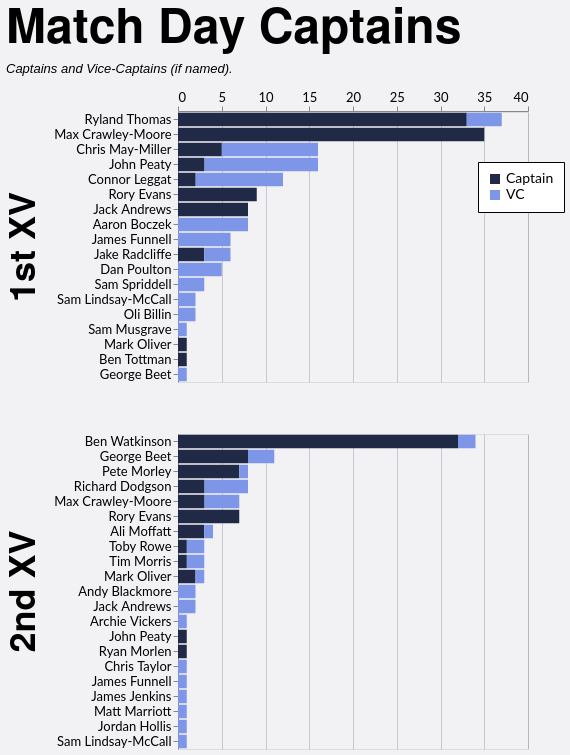

Write a Vega-Lite specification for this figure.
### Vega-Lite specification from a JSON file in a GitHub repository (floating-point values rounded to 4 significant figures)
{"config": {"axis": {"labelFont": "Lato, sans-serif", "titleFont": "PT Sans Narrow, Helvetica Neue, Helvetica, Arial, sans-serif", "labelFontSize": 13, "titleFontSize": 24, "gridColor": "#202947", "gridOpacity": 0.2}, "header": {"labelFont": "PT Sans Narrow, Helvetica Neue, Helvetica, Arial, sans-serif", "titleFont": "PT Sans Narrow, Helvetica Neue, Helvetica, Arial, sans-serif", "labelFontSize": 24, "titleFontSize": 28, "labelFontWeight": "bold", "orient": "left"}, "legend": {"labelFont": "Lato, sans-serif", "titleFont": "PT Sans Narrow, Helvetica Neue, Helvetica, Arial, sans-serif", "labelFontSize": 14, "titleFontSize": 16, "titlePadding": 5, "fillColor": "white", "strokeColor": "black", "padding": 10, "titleFontWeight": "lighter", "titleFontStyle": "italic", "titleColor": "gray", "offset": 10}, "title": {"font": "PT Sans Narrow, Helvetica Neue, Helvetica, Arial, sans-serif", "fontSize": 48, "fontWeight": "bold", "anchor": "start", "align": "center", "titlePadding": 20, "subtitlePadding": 10, "subtitleFontSize": 13, "subtitleColor": "", "subtitleFontStyle": "italic", "offset": 15, "color": "black"}, "axisX": {"labelAngle": 0}, "facet": {"title": null, "header": null, "align": {"row": "each", "column": "each"}}, "resolve": {"scale": {"y": "independent", "facet": "independent"}}, "background": "#f2f1f4"}, "data": {"name": "data-6934c8b916c3dccdb3a5eb8cfada9502"}, "mark": {"type": "bar"}, "encoding": {"color": {"field": "is_captain", "legend": {"labelExpr": "datum.value ? 'Captain' : 'VC'", "legendX": 300, "legendY": 50, "orient": "none", "title": null}, "scale": {"domain": [true, false], "range": ["#202946", "#7d96e8"]}, "type": "nominal"}, "order": {"field": "is_captain", "sort": "descending", "type": "nominal"}, "row": {"field": "squad", "header": {"labelExpr": "datum.value + ' XV'", "labelFontSize": 36, "title": null}, "spacing": 50, "title": null, "type": "nominal"}, "tooltip": [{"field": "player", "type": "nominal"}, {"field": "squad", "type": "nominal"}, {"aggregate": "sum", "field": "games", "type": "quantitative"}, {"field": "is_captain", "type": "nominal"}], "x": {"aggregate": "sum", "axis": {"orient": "top", "title": null}, "field": "games", "type": "quantitative"}, "y": {"field": "player", "sort": "-x", "title": null, "type": "nominal"}}, "height": {"step": 15}, "resolve": {"scale": {"y": "independent"}}, "title": {"text": "Match Day Captains", "subtitle": "Captains and Vice-Captains (if named)."}, "width": 350, "$schema": "https://vega.github.io/schema/vega-lite/v5.20.1.json", "datasets": {"data-6934c8b916c3dccdb3a5eb8cfada9502": [{"player": "Ryland Thomas", "squad": "1st", "season": "2024/25", "game_type": "League", "is_captain": true, "games": 15}, {"player": "Max Crawley-Moore", "squad": "1st", "season": "2022/23", "game_type": "League", "is_captain": true, "games": 15}, {"player": "Ryland Thomas", "squad": "1st", "season": "2023/24", "game_type": "League", "is_captain": true, "games": 13}, {"player": "Connor Leggat", "squad": "1st", "season": "2023/24", "game_type": "League", "is_captain": false, "games": 9}, {"player": "Ben Watkinson", "squad": "2nd", "season": "2022/23", "game_type": "League", "is_captain": true, "games": 9}, {"player": "Ben Watkinson", "squad": "2nd", "season": "2021/22", "game_type": "League", "is_captain": true, "games": 9}, {"player": "Chris May-Miller", "squad": "1st", "season": "2024/25", "game_type": "League", "is_captain": false, "games": 9}, {"player": "Ben Watkinson", "squad": "2nd", "season": "2023/24", "game_type": "League", "is_captain": true, "games": 9}, {"player": "Max Crawley-Moore", "squad": "1st", "season": "2021/22", "game_type": "League", "is_captain": true, "games": 8}, {"player": "Rory Evans", "squad": "1st", "season": "2025/26", "game_type": "League", "is_captain": true, "games": 6}, {"player": "Chris May-Miller", "squad": "1st", "season": "2024/25", "game_type": "League", "is_captain": true, "games": 5}, {"player": "Dan Poulton", "squad": "1st", "season": "2023/24", "game_type": "League", "is_captain": false, "games": 5}, {"player": "Max Crawley-Moore", "squad": "1st", "season": "2023/24", "game_type": "League", "is_captain": true, "games": 5}, {"player": "Jack Andrews", "squad": "1st", "season": "2021/22", "game_type": "Friendly", "is_captain": true, "games": 5}, {"player": "George Beet", "squad": "2nd", "season": "2025/26", "game_type": "League", "is_captain": true, "games": 4}, {"player": "Aaron Boczek", "squad": "1st", "season": "2025/26", "game_type": "League", "is_captain": false, "games": 4}, {"player": "John Peaty", "squad": "1st", "season": "2021/22", "game_type": "League", "is_captain": false, "games": 4}, {"player": "Pete Morley", "squad": "2nd", "season": "2024/25", "game_type": "League", "is_captain": true, "games": 4}, {"player": "Max Crawley-Moore", "squad": "2nd", "season": "2023/24", "game_type": "League", "is_captain": false, "games": 4}, {"player": "John Peaty", "squad": "1st", "season": "2022/23", "game_type": "League", "is_captain": false, "games": 4}, {"player": "Jack Andrews", "squad": "1st", "season": "2021/22", "game_type": "League", "is_captain": true, "games": 3}, {"player": "Rory Evans", "squad": "2nd", "season": "2024/25", "game_type": "League", "is_captain": true, "games": 3}, {"player": "John Peaty", "squad": "1st", "season": "2024/25", "game_type": "League", "is_captain": false, "games": 3}, {"player": "Pete Morley", "squad": "2nd", "season": "2024/25", "game_type": "Friendly", "is_captain": true, "games": 3}, {"player": "Rory Evans", "squad": "2nd", "season": "2024/25", "game_type": "Friendly", "is_captain": true, "games": 3}, {"player": "Max Crawley-Moore", "squad": "1st", "season": "2022/23", "game_type": "Cup", "is_captain": true, "games": 3}, {"player": "Ryland Thomas", "squad": "1st", "season": "2023/24", "game_type": "Cup", "is_captain": true, "games": 3}, {"player": "Richard Dodgson", "squad": "2nd", "season": "2022/23", "game_type": "League", "is_captain": false, "games": 3}, {"player": "James Funnell", "squad": "1st", "season": "2021/22", "game_type": "Friendly", "is_captain": false, "games": 3}, {"player": "Jake Radcliffe", "squad": "1st", "season": "2025/26", "game_type": "League", "is_captain": true, "games": 3}, {"player": "Ryland Thomas", "squad": "1st", "season": "2023/24", "game_type": "League", "is_captain": false, "games": 3}, {"player": "Sam Spriddell", "squad": "1st", "season": "2024/25", "game_type": "League", "is_captain": false, "games": 3}, {"player": "Chris May-Miller", "squad": "1st", "season": "2024/25", "game_type": "Cup", "is_captain": false, "games": 2}, {"player": "Jake Radcliffe", "squad": "1st", "season": "2025/26", "game_type": "League", "is_captain": false, "games": 2}, {"player": "Max Crawley-Moore", "squad": "2nd", "season": "2024/25", "game_type": "League", "is_captain": true, "games": 2}, {"player": "Andy Blackmore", "squad": "2nd", "season": "2021/22", "game_type": "League", "is_captain": false, "games": 2}, {"player": "Jack Andrews", "squad": "2nd", "season": "2023/24", "game_type": "League", "is_captain": false, "games": 2}, {"player": "James Funnell", "squad": "1st", "season": "2021/22", "game_type": "League", "is_captain": false, "games": 2}, {"player": "Toby Rowe", "squad": "2nd", "season": "2021/22", "game_type": "League", "is_captain": false, "games": 2}, {"player": "Max Crawley-Moore", "squad": "1st", "season": "2021/22", "game_type": "Cup", "is_captain": true, "games": 2}, {"player": "George Beet", "squad": "2nd", "season": "2025/26", "game_type": "Cup", "is_captain": true, "games": 2}, {"player": "Ben Watkinson", "squad": "2nd", "season": "2021/22", "game_type": "Friendly", "is_captain": true, "games": 2}, {"player": "Ryland Thomas", "squad": "1st", "season": "2024/25", "game_type": "Cup", "is_captain": true, "games": 2}, {"player": "Rory Evans", "squad": "1st", "season": "2025/26", "game_type": "Cup", "is_captain": true, "games": 2}, {"player": "Ali Moffatt", "squad": "2nd", "season": "2021/22", "game_type": "League", "is_captain": true, "games": 2}, {"player": "Tim Morris", "squad": "2nd", "season": "2023/24", "game_type": "League", "is_captain": false, "games": 2}, {"player": "Ben Watkinson", "squad": "2nd", "season": "2022/23", "game_type": "Friendly", "is_captain": true, "games": 2}, {"player": "Richard Dodgson", "squad": "2nd", "season": "2021/22", "game_type": "League", "is_captain": false, "games": 2}, {"player": "George Beet", "squad": "2nd", "season": "2024/25", "game_type": "League", "is_captain": true, "games": 2}, {"player": "John Peaty", "squad": "1st", "season": "2021/22", "game_type": "Cup", "is_captain": false, "games": 1}, {"player": "James Funnell", "squad": "1st", "season": "2025/26", "game_type": "Friendly", "is_captain": false, "games": 1}, {"player": "Max Crawley-Moore", "squad": "1st", "season": "2021/22", "game_type": "Friendly", "is_captain": true, "games": 1}, {"player": "Max Crawley-Moore", "squad": "1st", "season": "2023/24", "game_type": "Friendly", "is_captain": true, "games": 1}, {"player": "Sam Musgrave", "squad": "1st", "season": "2023/24", "game_type": "League", "is_captain": false, "games": 1}, {"player": "Richard Dodgson", "squad": "2nd", "season": "2022/23", "game_type": "Cup", "is_captain": true, "games": 1}, {"player": "Tim Morris", "squad": "2nd", "season": "2024/25", "game_type": "League", "is_captain": true, "games": 1}, {"player": "Archie Vickers", "squad": "2nd", "season": "2023/24", "game_type": "Friendly", "is_captain": false, "games": 1}, {"player": "Ryland Thomas", "squad": "1st", "season": "2023/24", "game_type": "Cup", "is_captain": false, "games": 1}, {"player": "Connor Leggat", "squad": "1st", "season": "2023/24", "game_type": "League", "is_captain": true, "games": 1}, {"player": "Mark Oliver", "squad": "2nd", "season": "2023/24", "game_type": "League", "is_captain": true, "games": 1}, {"player": "Aaron Boczek", "squad": "1st", "season": "2023/24", "game_type": "League", "is_captain": false, "games": 1}, {"player": "Ben Watkinson", "squad": "2nd", "season": "2021/22", "game_type": "Cup", "is_captain": false, "games": 1}, {"player": "Ben Watkinson", "squad": "2nd", "season": "2022/23", "game_type": "League", "is_captain": false, "games": 1}, {"player": "Connor Leggat", "squad": "1st", "season": "2023/24", "game_type": "Friendly", "is_captain": true, "games": 1}, {"player": "Mark Oliver", "squad": "1st", "season": "2023/24", "game_type": "Cup", "is_captain": true, "games": 1}, {"player": "John Peaty", "squad": "2nd", "season": "2024/25", "game_type": "League", "is_captain": true, "games": 1}, {"player": "Aaron Boczek", "squad": "1st", "season": "2023/24", "game_type": "Cup", "is_captain": false, "games": 1}, {"player": "Connor Leggat", "squad": "1st", "season": "2025/26", "game_type": "League", "is_captain": false, "games": 1}, {"player": "Ryan Morlen", "squad": "2nd", "season": "2023/24", "game_type": "League", "is_captain": true, "games": 1}, {"player": "Max Crawley-Moore", "squad": "2nd", "season": "2023/24", "game_type": "League", "is_captain": true, "games": 1}, {"player": "John Peaty", "squad": "1st", "season": "2021/22", "game_type": "Friendly", "is_captain": false, "games": 1}, {"player": "Sam Lindsay-McCall", "squad": "1st", "season": "2023/24", "game_type": "Friendly", "is_captain": false, "games": 1}, {"player": "Jake Radcliffe", "squad": "1st", "season": "2025/26", "game_type": "Cup", "is_captain": false, "games": 1}, {"player": "Chris Taylor", "squad": "2nd", "season": "2021/22", "game_type": "Friendly", "is_captain": false, "games": 1}, {"player": "George Beet", "squad": "2nd", "season": "2024/25", "game_type": "League", "is_captain": false, "games": 1}, {"player": "Ben Watkinson", "squad": "2nd", "season": "2023/24", "game_type": "Friendly", "is_captain": true, "games": 1}, {"player": "John Peaty", "squad": "1st", "season": "2022/23", "game_type": "League", "is_captain": true, "games": 1}, {"player": "Ben Tottman", "squad": "1st", "season": "2024/25", "game_type": "League", "is_captain": true, "games": 1}, {"player": "Aaron Boczek", "squad": "1st", "season": "2022/23", "game_type": "League", "is_captain": false, "games": 1}, {"player": "Sam Lindsay-McCall", "squad": "1st", "season": "2021/22", "game_type": "Friendly", "is_captain": false, "games": 1}, {"player": "Aaron Boczek", "squad": "1st", "season": "2025/26", "game_type": "Cup", "is_captain": false, "games": 1}, {"player": "Oli Billin", "squad": "1st", "season": "2023/24", "game_type": "Cup", "is_captain": false, "games": 1}, {"player": "George Beet", "squad": "1st", "season": "2025/26", "game_type": "Friendly", "is_captain": false, "games": 1}, {"player": "Ali Moffatt", "squad": "2nd", "season": "2021/22", "game_type": "Cup", "is_captain": true, "games": 1}, {"player": "James Funnell", "squad": "2nd", "season": "2023/24", "game_type": "League", "is_captain": false, "games": 1}, {"player": "Rory Evans", "squad": "2nd", "season": "2024/25", "game_type": "Cup", "is_captain": true, "games": 1}, {"player": "John Peaty", "squad": "1st", "season": "2023/24", "game_type": "League", "is_captain": true, "games": 1}, {"player": "James Jenkins", "squad": "2nd", "season": "2022/23", "game_type": "Friendly", "is_captain": false, "games": 1}, {"player": "Rory Evans", "squad": "1st", "season": "2025/26", "game_type": "Friendly", "is_captain": true, "games": 1}, {"player": "Richard Dodgson", "squad": "2nd", "season": "2021/22", "game_type": "League", "is_captain": true, "games": 1}, {"player": "George Beet", "squad": "2nd", "season": "2024/25", "game_type": "Friendly", "is_captain": false, "games": 1}, {"player": "John Peaty", "squad": "1st", "season": "2024/25", "game_type": "League", "is_captain": true, "games": 1}, {"player": "Oli Billin", "squad": "1st", "season": "2023/24", "game_type": "Friendly", "is_captain": false, "games": 1}, {"player": "George Beet", "squad": "2nd", "season": "2021/22", "game_type": "League", "is_captain": false, "games": 1}, {"player": "Mark Oliver", "squad": "2nd", "season": "2023/24", "game_type": "Friendly", "is_captain": true, "games": 1}, {"player": "Matt Marriott", "squad": "2nd", "season": "2021/22", "game_type": "League", "is_captain": false, "games": 1}, {"player": "Toby Rowe", "squad": "2nd", "season": "2021/22", "game_type": "Cup", "is_captain": true, "games": 1}, {"player": "Ali Moffatt", "squad": "2nd", "season": "2021/22", "game_type": "League", "is_captain": false, "games": 1}, {"player": "Jordan Hollis", "squad": "2nd", "season": "2021/22", "game_type": "League", "is_captain": false, "games": 1}, {"player": "Richard Dodgson", "squad": "2nd", "season": "2022/23", "game_type": "League", "is_captain": true, "games": 1}, {"player": "Pete Morley", "squad": "2nd", "season": "2021/22", "game_type": "League", "is_captain": false, "games": 1}, {"player": "Mark Oliver", "squad": "2nd", "season": "2023/24", "game_type": "League", "is_captain": false, "games": 1}, {"player": "Sam Lindsay-McCall", "squad": "2nd", "season": "2024/25", "game_type": "Friendly", "is_captain": false, "games": 1}]}}
